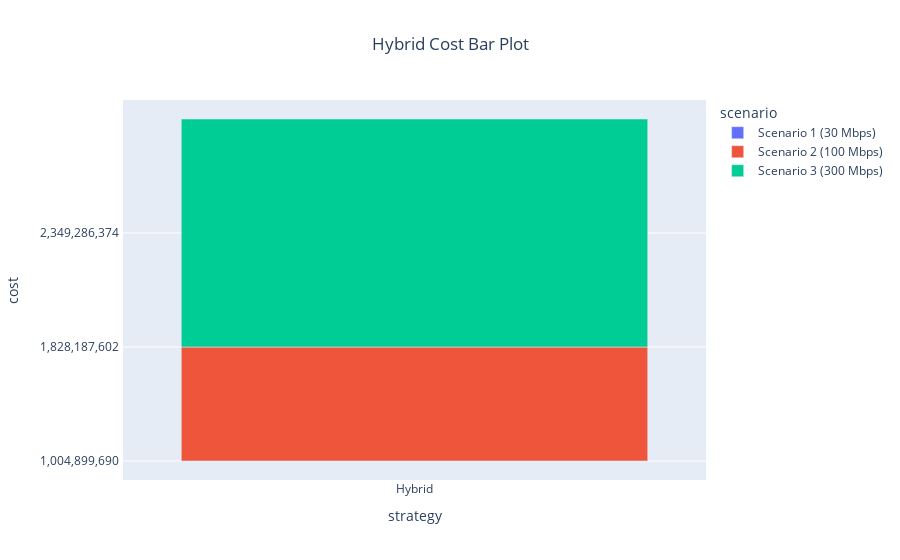

Notebook source saved alongside this figure:
### Code cell
hybrid_bar = px.bar(hybrid, x="strategy", y="cost", color="scenario", title="Hybrid Cost Bar Plot")
hybrid_bar.update_layout(title_x=0.5)

hybrid_bar.show()

### Figure 1 — Plotly figure (JSON) as saved in the notebook; plotly's stock layout.template omitted (floating-point values rounded to 4 significant figures)
{"data": [{"alignmentgroup": "True", "hovertemplate": "scenario=Scenario 1 (30 Mbps)<br>strategy=%{x}<br>cost=%{y}<extra></extra>", "legendgroup": "Scenario 1 (30 Mbps)", "marker": {"color": "#636efa", "pattern": {"shape": ""}}, "name": "Scenario 1 (30 Mbps)", "offsetgroup": "Scenario 1 (30 Mbps)", "orientation": "v", "showlegend": true, "textposition": "auto", "type": "bar", "x": ["Hybrid"], "xaxis": "x", "y": [" 1,004,899,690 "], "yaxis": "y"}, {"alignmentgroup": "True", "hovertemplate": "scenario=Scenario 2 (100 Mbps)<br>strategy=%{x}<br>cost=%{y}<extra></extra>", "legendgroup": "Scenario 2 (100 Mbps)", "marker": {"color": "#EF553B", "pattern": {"shape": ""}}, "name": "Scenario 2 (100 Mbps)", "offsetgroup": "Scenario 2 (100 Mbps)", "orientation": "v", "showlegend": true, "textposition": "auto", "type": "bar", "x": ["Hybrid"], "xaxis": "x", "y": [" 1,828,187,602 "], "yaxis": "y"}, {"alignmentgroup": "True", "hovertemplate": "scenario=Scenario 3 (300 Mbps)<br>strategy=%{x}<br>cost=%{y}<extra></extra>", "legendgroup": "Scenario 3 (300 Mbps)", "marker": {"color": "#00cc96", "pattern": {"shape": ""}}, "name": "Scenario 3 (300 Mbps)", "offsetgroup": "Scenario 3 (300 Mbps)", "orientation": "v", "showlegend": true, "textposition": "auto", "type": "bar", "x": ["Hybrid"], "xaxis": "x", "y": [" 2,349,286,374 "], "yaxis": "y"}], "layout": {"barmode": "relative", "legend": {"title": {"text": "scenario"}, "tracegroupgap": 0}, "title": {"text": "Hybrid Cost Bar Plot", "x": 0.5}, "xaxis": {"anchor": "y", "domain": [0, 1], "title": {"text": "strategy"}}, "yaxis": {"anchor": "x", "domain": [0, 1], "title": {"text": "cost"}}}}
